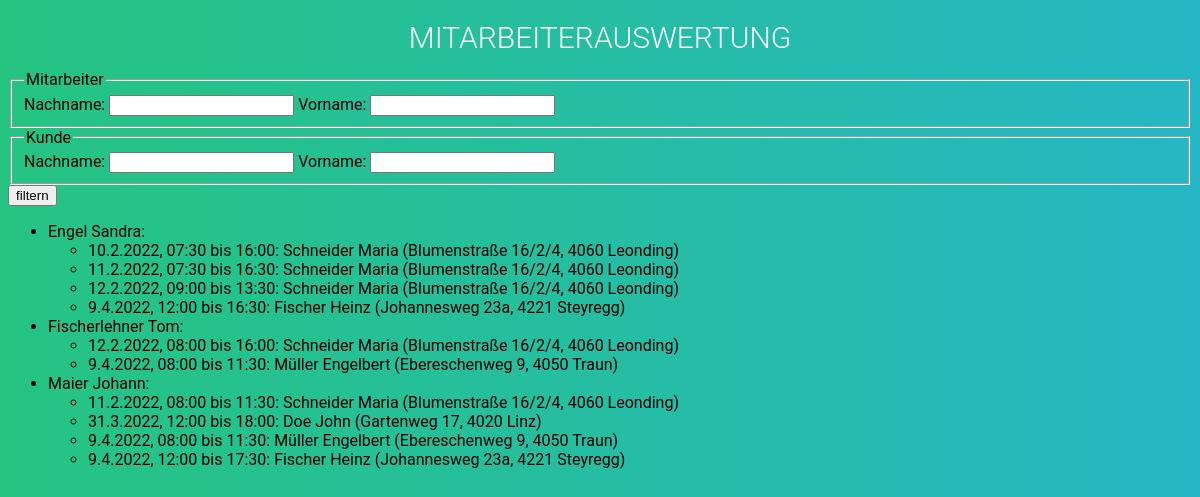
Page /mitarbeitertest.php on the committed database.
### tables this page shows
CREATE TABLE `tbl_mitarbeiter` (
  `IDMitarbeiter` int(10) UNSIGNED NOT NULL,
  `Vorname` varchar(32) NOT NULL,
  `Nachname` varchar(32) NOT NULL,
  `SVNr` smallint(4) UNSIGNED NOT NULL,
  `GebDatum` date NOT NULL
);

CREATE TABLE `tbl_einsatz` (
  `IDEinsatz` int(10) UNSIGNED NOT NULL,
  `FIDMitarbeiter` int(10) UNSIGNED DEFAULT NULL,
  `FIDKunde` int(10) UNSIGNED DEFAULT NULL,
  `Startzeitpunkt` datetime NOT NULL,
  `Endzeitpunkt` datetime NOT NULL
);

CREATE TABLE `tbl_kunden` (
  `IDKunde` int(10) UNSIGNED NOT NULL,
  `Vorname` varchar(32) NOT NULL,
  `Nachname` varchar(32) NOT NULL,
  `Adresse` varchar(32) NOT NULL,
  `PLZ` smallint(4) UNSIGNED NOT NULL,
  `Ort` varchar(64) NOT NULL,
  `Telno` varchar(32) NOT NULL,
  `Email` varchar(64) DEFAULT NULL
);

### mitarbeitertest.php (the view, shortened to what this page needs)
<!doctype html>
<html>
<head>
<link rel="stylesheet" href="style.css">
</head>
<body>
    <h1>Mitarbeiterauswertung</h1>
    <form method="post">
        <fieldset>
            <legend>Mitarbeiter</legend>
            <label>
                Nachname:
                <input type="text" name="NN_MA" value="<?php echo($_POST["NN_MA"]); ?>">
            </label>
            <label>
                Vorname:
                <input type="text" name="VN_MA" value="<?php echo($_POST["VN_MA"]); ?>">
            </label>
        </fieldset>
        <fieldset>
            <legend>Kunde</legend>
            <label>
                Nachname:
                <input type="text" name="NN_KD" value="<?php echo($_POST["NN_KD"]); ?>">
            </label>
            <label>
                Vorname:
                <input type="text" name="VN_KD" value="<?php echo($_POST["VN_KD"]); ?>">
            </label>
        </fieldset>
        <input type="submit" value="filtern">
    </form>
    <?php
    $where = "";
    $sql = "
        SELECT * FROM tbl_mitarbeiter
        " . $where . "
        ORDER BY Nachname ASC, Vorname ASC
    ";
    $ma_liste = $GLOBALS["conn"]->query($sql) or die("Fehler in der Query: " . $GLOBALS["conn"]->error . "<br>" . $sql);
    if($ma_liste->num_rows>0) {
        echo('<ul>');
        while($ma = $ma_liste->fetch_object()) {
            echo('
                <li>
                    ' . $ma->Nachname . ' ' . $ma->Vorname . ':
                    <ul>
            ');
            $arr_W = ["tbl_einsatz.FIDMitarbeiter=" . $ma->IDMitarbeiter];
            $sql = "
                SELECT
                    tbl_kunden.Nachname,
                    tbl_kunden.Vorname,
                    tbl_kunden.Adresse,
                    tbl_kunden.PLZ,
                    tbl_kunden.Ort,
                    tbl_einsatz.Startzeitpunkt,
                    tbl_einsatz.Endzeitpunkt
                FROM tbl_einsatz
                LEFT JOIN tbl_kunden ON tbl_kunden.IDKunde=tbl_einsatz.FIDKunde
                WHERE(
                    " . implode(" AND ",$arr_W) . "
                )
                ORDER BY tbl_einsatz.Startzeitpunkt ASC
            ";
            $einsaetze = $GLOBALS["conn"]->query($sql) or die("Fehler in der Query: " . $GLOBALS["conn"]->error . "<br>" . $sql);
            while($einsatz = $einsaetze->fetch_object()) {
                echo('
                    <li>
                        ' . date("j.n.Y, H:i",strtotime($einsatz->Startzeitpunkt)) . ' bis ' . date("H:i",strtotime($einsatz->Endzeitpunkt)) . ': ' . $einsatz->Nachname. ' ' . $einsatz->Vorname . ' (' . $einsatz->Adresse . ', ' . $einsatz->PLZ . ' ' . $einsatz->Ort . ')
                    </li>
                ');
            }
            echo('
                    </ul>
                </li>
            ');
        }
        echo('</ul>');
    }
    ?>
</body>
</html>

### style.css (style rules this page uses)
h1 { font-size: 30px; color: #fff; text-transform: uppercase; font-weight: 300; text-align: center; margin-bottom: 15px; }
body { background: -webkit-linear-gradient(left, #25c481, #25b7c4); background: linear-gradient(to right, #25c481, #25b7c4); font-family: 'Roboto', sans-serif; }

### rows in the picture
tbl_mitarbeiter: Nachname "Engel", Vorname "Sandra"
tbl_einsatz: Startzeitpunkt "10.2.2022, 07:30", Endzeitpunkt "16:00", FIDKunde.Nachname "Schneider", FIDKunde.Vorname "Maria", FIDKunde.Adresse "Blumenstraße 16/2/4", FIDKunde.PLZ "4060", FIDKunde.Ort "Leonding"
tbl_einsatz: Startzeitpunkt "11.2.2022, 07:30", Endzeitpunkt "16:30", FIDKunde.Nachname "Schneider", FIDKunde.Vorname "Maria", FIDKunde.Adresse "Blumenstraße 16/2/4", FIDKunde.PLZ "4060", FIDKunde.Ort "Leonding"
tbl_einsatz: Startzeitpunkt "12.2.2022, 09:00", Endzeitpunkt "13:30", FIDKunde.Nachname "Schneider", FIDKunde.Vorname "Maria", FIDKunde.Adresse "Blumenstraße 16/2/4", FIDKunde.PLZ "4060", FIDKunde.Ort "Leonding"
tbl_einsatz: Startzeitpunkt "9.4.2022, 12:00", Endzeitpunkt "16:30", FIDKunde.Nachname "Fischer", FIDKunde.Vorname "Heinz", FIDKunde.Adresse "Johannesweg 23a", FIDKunde.PLZ "4221", FIDKunde.Ort "Steyregg"
tbl_mitarbeiter: Nachname "Fischerlehner", Vorname "Tom"
tbl_einsatz: Startzeitpunkt "12.2.2022, 08:00", Endzeitpunkt "16:00", FIDKunde.Nachname "Schneider", FIDKunde.Vorname "Maria", FIDKunde.Adresse "Blumenstraße 16/2/4", FIDKunde.PLZ "4060", FIDKunde.Ort "Leonding"
tbl_einsatz: Startzeitpunkt "9.4.2022, 08:00", Endzeitpunkt "11:30", FIDKunde.Nachname "Müller", FIDKunde.Vorname "Engelbert", FIDKunde.Adresse "Ebereschenweg 9", FIDKunde.PLZ "4050", FIDKunde.Ort "Traun"
tbl_mitarbeiter: Nachname "Maier", Vorname "Johann"
tbl_einsatz: Startzeitpunkt "11.2.2022, 08:00", Endzeitpunkt "11:30", FIDKunde.Nachname "Schneider", FIDKunde.Vorname "Maria", FIDKunde.Adresse "Blumenstraße 16/2/4", FIDKunde.PLZ "4060", FIDKunde.Ort "Leonding"
tbl_einsatz: Startzeitpunkt "31.3.2022, 12:00", Endzeitpunkt "18:00", FIDKunde.Nachname "Doe", FIDKunde.Vorname "John", FIDKunde.Adresse "Gartenweg 17", FIDKunde.PLZ "4020", FIDKunde.Ort "Linz"
tbl_einsatz: Startzeitpunkt "9.4.2022, 08:00", Endzeitpunkt "11:30", FIDKunde.Nachname "Müller", FIDKunde.Vorname "Engelbert", FIDKunde.Adresse "Ebereschenweg 9", FIDKunde.PLZ "4050", FIDKunde.Ort "Traun"
tbl_einsatz: Startzeitpunkt "9.4.2022, 12:00", Endzeitpunkt "17:30", FIDKunde.Nachname "Fischer", FIDKunde.Vorname "Heinz", FIDKunde.Adresse "Johannesweg 23a", FIDKunde.PLZ "4221", FIDKunde.Ort "Steyregg"
